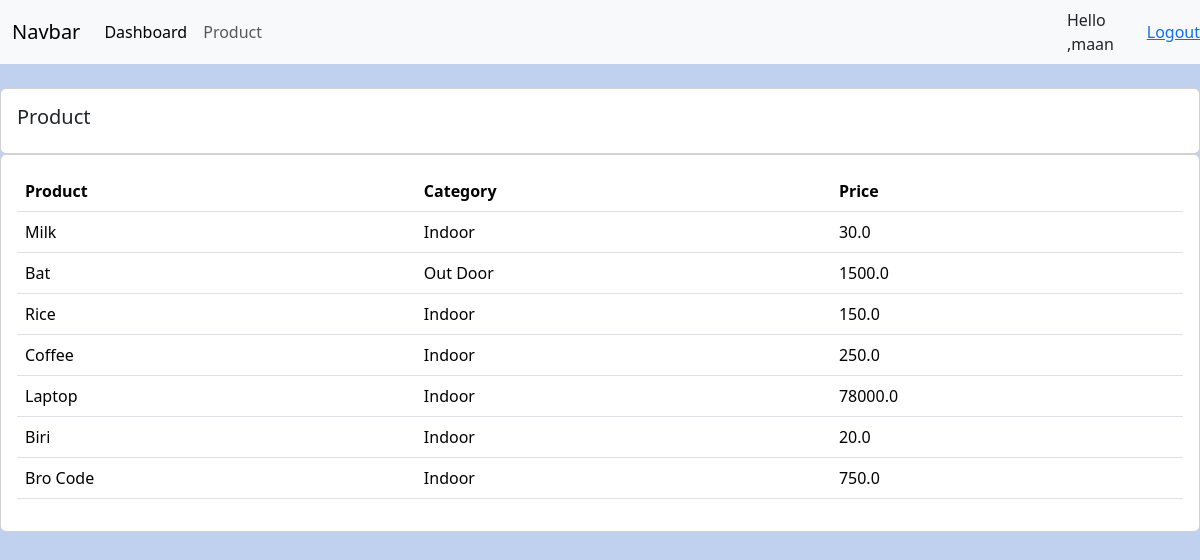
/product/ (signed in), run on the app's committed database.
### person/models.py (models this page shows, shortened)
class Product(models.Model):
    CATEGORY=(
        ('Indoor', 'Indoor'),
        ('Out Door', 'Out Door')
    )
    name = models.CharField(max_length=200, null=True)
    price=models.FloatField(null=True)
    category=models.CharField(max_length=200, null=True, choices=CATEGORY)
    description=models.CharField(max_length=200, null=True, blank=True)
    date_created=models.DateTimeField(auto_now_add=True, null=True)
    tags = models.ManyToManyField(Tag)

### person/views.py (the view)
# urls.py: path('product/', views.pro, name='product'),
def pro(request): #pro stands for product
    product=Product.objects.all()
    context={'product':product}
    return render(request, "person/product.html", context)

### templates/person/product.html
{% extends 'base.html' %}
{% block content %}
<br>
<div class="row">
    <div class="col-md">
        <div class="card card-body">
            <h5>Product</h5>
        </div>
        <div class="card card-body">
            <table class="table">
                <tr>
                    <th>Product</th>
                    <th>Category</th>
                    <th>Price</th>
                </tr>
                {% for i in product %}
                <tr>
                    <td>{{i.name}}</td>
                    <td>{{i.category}}</td>
                    <td>{{i.price}}</td>
                </tr>
                {% endfor %}
            </table>
        </div>
    </div>
</div>
{% endblock %}

### templates/navbar.html (shortened to what this page needs)
<nav class="navbar navbar-expand-lg navbar bg-light">
    <div class="container-fluid">
      <a class="navbar-brand" href="#">Navbar</a>
      <div class="collapse navbar-collapse" id="navbarNav">
        <ul class="navbar-nav">
          <li class="nav-item">
            <a class="nav-link active" aria-current="page" href="{% url 'dashboard' %}">Dashboard</a>
          </li>
          <li class="nav-item">
            <a class="nav-link" href="{% url 'product' %}">Product</a>
          </li>
        </ul>
      </div>
    </div>
    <span class="hello-msg" >Hello ,{{request.user}}</span>
    <span><a href="{% url 'logout' %}" class="hello-msg">Logout</a></span>
  </nav>

### static/css/mystyle.css (style rules this page uses)
body { background-color: rgb(192, 209, 240); }

### data on the page
Product: name "Milk", category "Indoor", price "30.0"
Product: name "Bat", category "Out Door", price "1500.0"
Product: name "Rice", category "Indoor", price "150.0"
Product: name "Coffee", category "Indoor", price "250.0"
Product: name "Laptop", category "Indoor", price "78000.0"
Product: name "Biri", category "Indoor", price "20.0"
Product: name "Bro Code", category "Indoor", price "750.0"

### other printed values
{{ request.user }} "maan"
